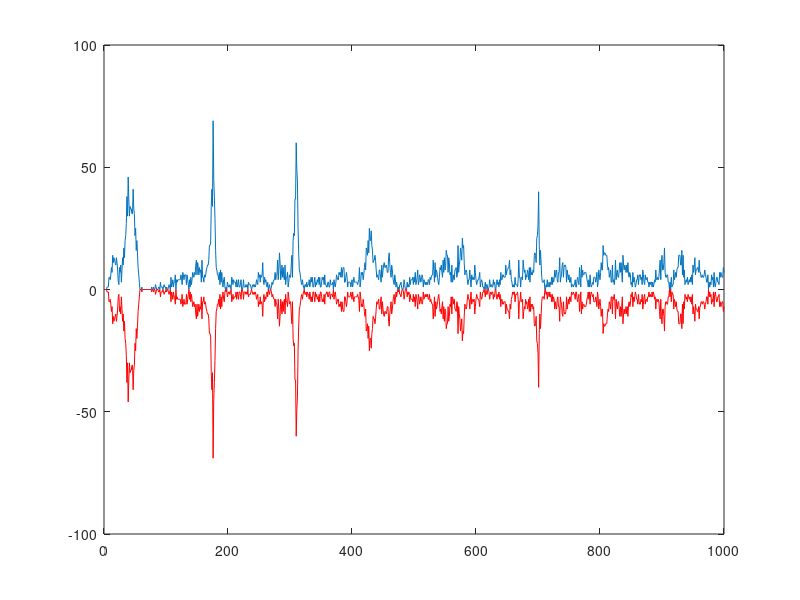

Recreate this plot in MATLAB.
clear;clc;close all;

% Created by Eugene M. Izhikevich, February 25, 2003
% Excitatory neurons    Inhibitory neurons
Ne=800;                 Ni=200;
re=rand(Ne,1);          ri=rand(Ni,1);
a=[0.02*ones(Ne,1);     0.02+0.08*ri];
b=[0.2*ones(Ne,1);      0.25-0.05*ri];
c=[-65+15*re.^2;        -65*ones(Ni,1)];
d=[8-6*re.^2;           2*ones(Ni,1)];
S=[0.5*rand(Ne+Ni,Ne),  -rand(Ne+Ni,Ni)];

v=-65*ones(Ne+Ni,1);    % Initial values of v
u=b.*v;                 % Initial values of u
firings=[];             % spike timings

for t=1:1000            % simulation of 1000 ms
  I=[5*randn(Ne,1);2*randn(Ni,1)]; % thalamic input
  fired=find(v>=30);    % indices of spikes
  firings=[firings; t+0*fired,fired];
  v(fired)=c(fired);
  u(fired)=u(fired)+d(fired);
  I=I+sum(S(:,fired),2);
  v=v+0.5*(0.04*v.^2+5*v+140-u+I); % step 0.5 ms
  v=v+0.5*(0.04*v.^2+5*v+140-u+I); % for numerical
  u=u+a.*(b.*v-u);                 % stability
end

for tt = 1:1000
    a = find(firings(:,1)==tt);
    b = firings(a,2);
    E = b;
    E(E>800) = [];
    E = numel(E);
    Exc(tt) = E;
end

plot(Exc)
hold on
plot(-Exc,'r')




